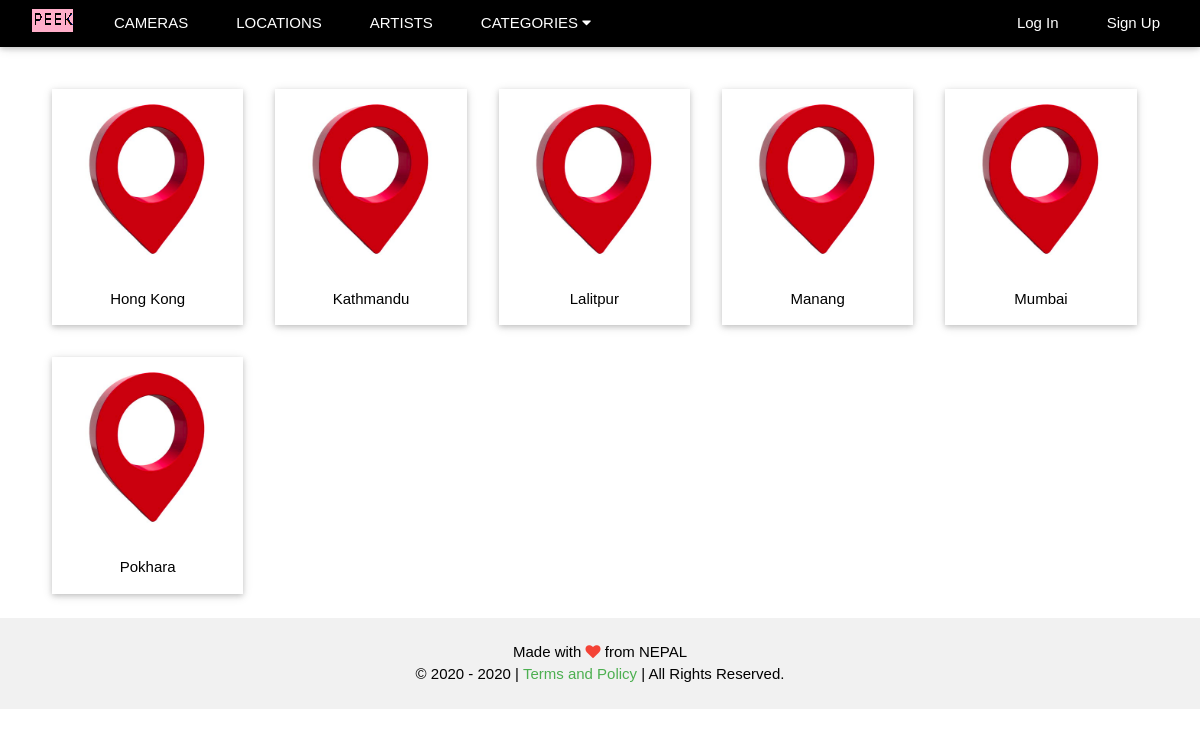
Before: /browse/locations/ with the older database file.
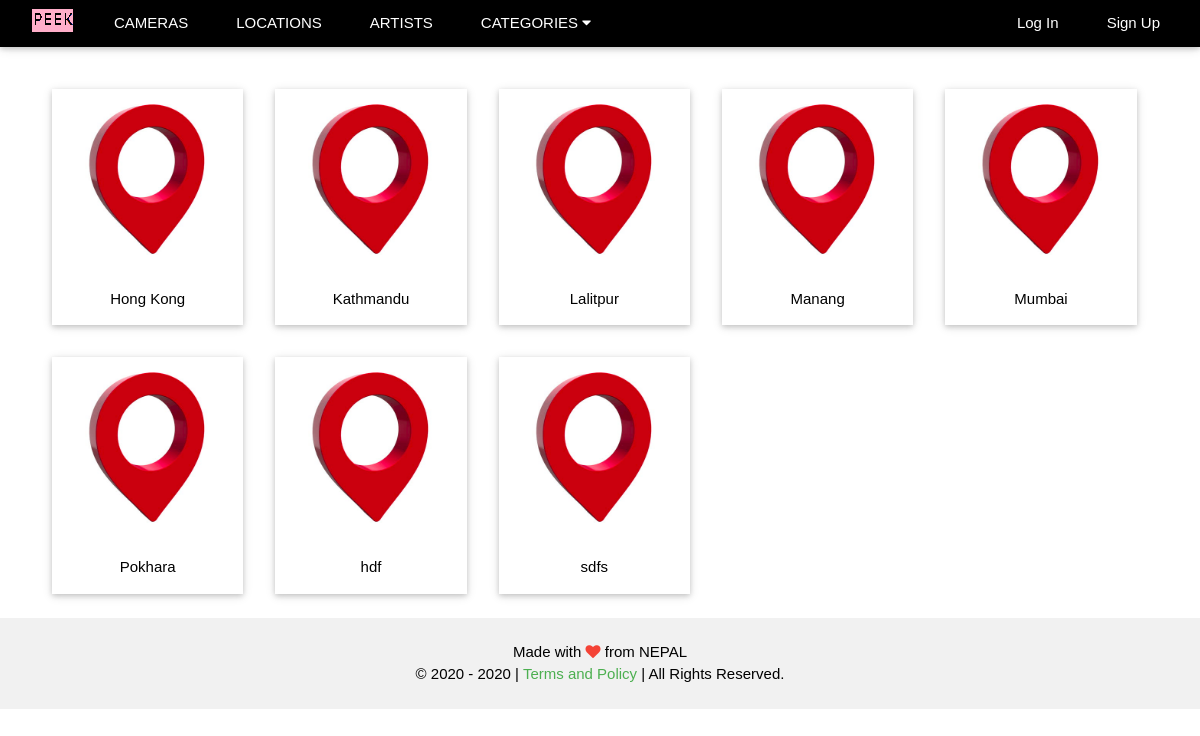
After: the same page with the newer database file.
### photos/models.py (models this page shows, shortened)
class Location(models.Model):
    location = models.CharField(max_length=254, unique=True)
    slug = models.SlugField(unique=True)
    image = models.ImageField(upload_to='locations', null=True, blank=True)

### photos/views.py (the view)
# urls.py: path('locations/', locations_page_view, name='location'),
def locations_page_view(request):
    data_list = Location.objects.all().order_by('location')
    b_url = '?'
    if data_list.count() != 0:
        paginator = Paginator(data_list, 20)
        if 'page' in request.GET:
            q = request.GET['page']
            if q is not None and q != '' and q != '0':
                page_number = request.GET.get('page')
            else:
                page_number = 1
        else:
            page_number = 1
        data = paginator.get_page(page_number)
    return render(request, 'explore_location.html', {'data' : data, 'base_url' : b_url})

### photos/context_processors.py (called while the page is built)
def category(request):
    cats = Category.objects.all().order_by('category')
    return {'cat_menu' : cats}

### photos/models.py (called while the page is built)
    def __str__(self):
        return self.category

### templates/explore_location.html (shortened to what this page needs)
{% extends 'base.html' %}
{% block content %} {% load static %}
<div class="w3-content" style="margin-top:65px; max-width:1500px">
<div class="w3-container w3-padding w3-center" style="margin-left: 20px;">
    <div class="w3-row">
        {% for item in data %} <a href="{% url 'browse' %}?location={{ item.slug }}">
            <div class="w3-card w3-col l2 m3 s4 w3-margin">
                {% if item.image %}
                    <img src="{{ item.image.url }}"  style="width:100%">
                {% else %}
                    <img src="{% static 'images/location_blank.png' %}"  style="width:100%">
                {% endif %}
                <div class="w3-container w3-center">
                    <p>{{ item.location }}</p>
                </div>
            </div>
        </a> {% endfor %}
    </div>
</div>
</div>
{% endblock %}

Changed rows visible on the page:
added Location: location "hdf"
added Location: location "sdfs"
